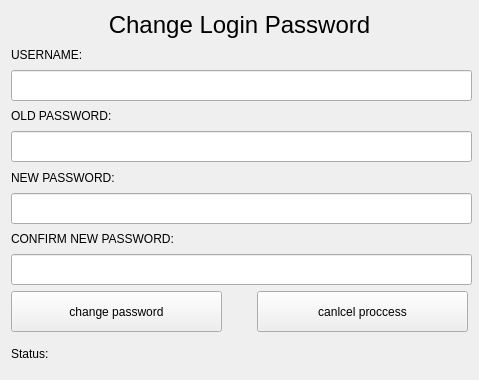
<?xml version="1.0" encoding="UTF-8"?>
<ui version="4.0">
 <class>changePassword</class>
 <widget class="QWidget" name="changePassword">
  <property name="geometry">
   <rect>
    <x>0</x>
    <y>0</y>
    <width>479</width>
    <height>380</height>
   </rect>
  </property>
  <property name="minimumSize">
   <size>
    <width>479</width>
    <height>380</height>
   </size>
  </property>
  <property name="maximumSize">
   <size>
    <width>479</width>
    <height>380</height>
   </size>
  </property>
  <property name="windowTitle">
   <string>Form</string>
  </property>
  <property name="windowIcon">
   <iconset>
    <normaloff>:/private_icon/private_logo_2.png</normaloff>:/private_icon/private_logo_2.png</iconset>
  </property>
  <layout class="QGridLayout" name="gridLayout">
   <item row="8" column="0" colspan="3">
    <widget class="QLineEdit" name="lineEdit_newPasswordConfirm_input">
     <property name="minimumSize">
      <size>
       <width>461</width>
       <height>31</height>
      </size>
     </property>
     <property name="maximumSize">
      <size>
       <width>461</width>
       <height>31</height>
      </size>
     </property>
     <property name="echoMode">
      <enum>QLineEdit::Password</enum>
     </property>
    </widget>
   </item>
   <item row="4" column="0" colspan="3">
    <widget class="QLineEdit" name="lineEdit_oldPassword_input">
     <property name="minimumSize">
      <size>
       <width>461</width>
       <height>31</height>
      </size>
     </property>
     <property name="maximumSize">
      <size>
       <width>461</width>
       <height>31</height>
      </size>
     </property>
     <property name="echoMode">
      <enum>QLineEdit::Password</enum>
     </property>
    </widget>
   </item>
   <item row="10" column="0" colspan="3">
    <widget class="QLabel" name="label_changeStatusBar">
     <property name="minimumSize">
      <size>
       <width>451</width>
       <height>31</height>
      </size>
     </property>
     <property name="styleSheet">
      <string notr="true">font: 12pt &quot;FreeMono&quot;;</string>
     </property>
     <property name="text">
      <string>Status:</string>
     </property>
    </widget>
   </item>
   <item row="5" column="0">
    <widget class="QLabel" name="label_3">
     <property name="text">
      <string>NEW PASSWORD:</string>
     </property>
    </widget>
   </item>
   <item row="6" column="0" colspan="3">
    <widget class="QLineEdit" name="lineEdit_newPassword_input">
     <property name="minimumSize">
      <size>
       <width>461</width>
       <height>31</height>
      </size>
     </property>
     <property name="maximumSize">
      <size>
       <width>461</width>
       <height>31</height>
      </size>
     </property>
     <property name="echoMode">
      <enum>QLineEdit::Password</enum>
     </property>
    </widget>
   </item>
   <item row="9" column="0" colspan="2">
    <widget class="QPushButton" name="pushButton_runChange">
     <property name="minimumSize">
      <size>
       <width>211</width>
       <height>41</height>
      </size>
     </property>
     <property name="maximumSize">
      <size>
       <width>211</width>
       <height>41</height>
      </size>
     </property>
     <property name="styleSheet">
      <string notr="true">font: 14pt &quot;Hack&quot;;</string>
     </property>
     <property name="text">
      <string>change password</string>
     </property>
    </widget>
   </item>
   <item row="9" column="2">
    <widget class="QPushButton" name="pushButton_cancelChangeProccess">
     <property name="minimumSize">
      <size>
       <width>211</width>
       <height>41</height>
      </size>
     </property>
     <property name="maximumSize">
      <size>
       <width>211</width>
       <height>41</height>
      </size>
     </property>
     <property name="styleSheet">
      <string notr="true">font: 14pt &quot;Hack&quot;;</string>
     </property>
     <property name="text">
      <string>canlcel proccess</string>
     </property>
    </widget>
   </item>
   <item row="0" column="0" colspan="3">
    <widget class="QLabel" name="label_2">
     <property name="maximumSize">
      <size>
       <width>461</width>
       <height>36</height>
      </size>
     </property>
     <property name="styleSheet">
      <string notr="true">font: 11pt &quot;Hack&quot;;</string>
     </property>
     <property name="text">
      <string>&lt;html&gt;&lt;head/&gt;&lt;body&gt;&lt;p align=&quot;center&quot;&gt;&lt;span style=&quot; font-size:18pt;&quot;&gt;Change Login Password&lt;/span&gt;&lt;/p&gt;&lt;/body&gt;&lt;/html&gt;</string>
     </property>
    </widget>
   </item>
   <item row="3" column="0">
    <widget class="QLabel" name="label">
     <property name="text">
      <string>OLD PASSWORD:</string>
     </property>
    </widget>
   </item>
   <item row="7" column="0" colspan="2">
    <widget class="QLabel" name="label_4">
     <property name="text">
      <string>CONFIRM NEW PASSWORD:</string>
     </property>
    </widget>
   </item>
   <item row="1" column="0">
    <widget class="QLabel" name="label_5">
     <property name="text">
      <string>USERNAME:</string>
     </property>
    </widget>
   </item>
   <item row="2" column="0">
    <widget class="QLineEdit" name="lineEdit_username_input">
     <property name="minimumSize">
      <size>
       <width>461</width>
       <height>31</height>
      </size>
     </property>
     <property name="maximumSize">
      <size>
       <width>461</width>
       <height>31</height>
      </size>
     </property>
     <property name="echoMode">
      <enum>QLineEdit::Normal</enum>
     </property>
    </widget>
   </item>
  </layout>
 </widget>
 <resources>
  <include location="main_icon_files.qrc"/>
 </resources>
 <connections/>
</ui>
